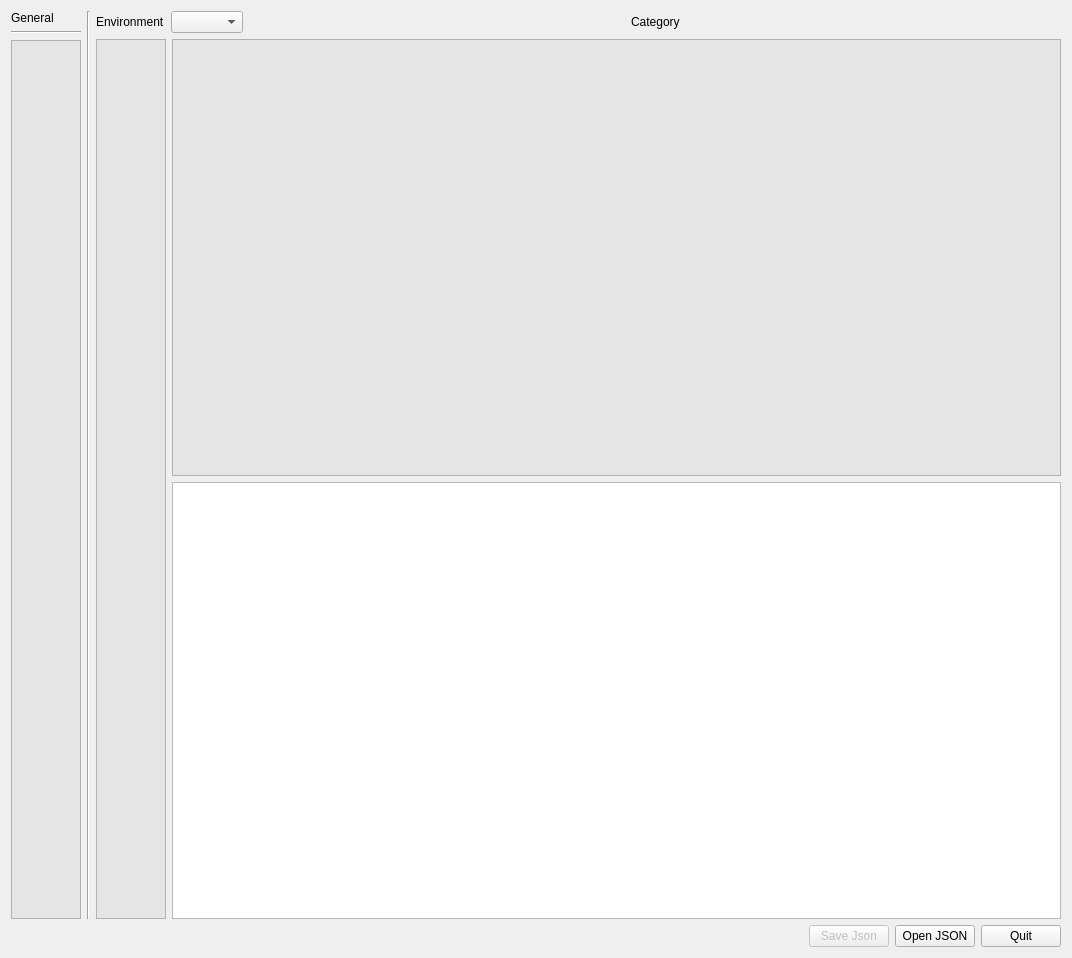
<?xml version="1.0" encoding="UTF-8"?>
<ui version="4.0">
 <class>ParamsJson</class>
 <widget class="QWidget" name="ParamsJson">
  <property name="geometry">
   <rect>
    <x>0</x>
    <y>0</y>
    <width>1072</width>
    <height>958</height>
   </rect>
  </property>
  <property name="windowTitle">
   <string>Form</string>
  </property>
  <layout class="QGridLayout" name="gridLayout">
   <item row="0" column="0">
    <layout class="QVBoxLayout" name="verticalLayout">
     <item>
      <layout class="QHBoxLayout" name="horizontalLayout">
       <property name="sizeConstraint">
        <enum>QLayout::SetDefaultConstraint</enum>
       </property>
       <item>
        <layout class="QVBoxLayout" name="verticalLayoutenvt">
         <property name="sizeConstraint">
          <enum>QLayout::SetMinimumSize</enum>
         </property>
         <item>
          <widget class="QLabel" name="label">
           <property name="text">
            <string>General</string>
           </property>
          </widget>
         </item>
         <item>
          <widget class="Line" name="line_2">
           <property name="orientation">
            <enum>Qt::Horizontal</enum>
           </property>
          </widget>
         </item>
         <item>
          <widget class="QTableWidget" name="tableWidget_general">
           <property name="sizePolicy">
            <sizepolicy hsizetype="Minimum" vsizetype="Expanding">
             <horstretch>0</horstretch>
             <verstretch>0</verstretch>
            </sizepolicy>
           </property>
           <property name="styleSheet">
            <string notr="true">alternate-background-color: #D9D9D9;								background-color: #E5E5E5;</string>
           </property>
           <property name="sizeAdjustPolicy">
            <enum>QAbstractScrollArea::AdjustToContents</enum>
           </property>
           <property name="alternatingRowColors">
            <bool>true</bool>
           </property>
          </widget>
         </item>
        </layout>
       </item>
       <item>
        <widget class="Line" name="line">
         <property name="orientation">
          <enum>Qt::Vertical</enum>
         </property>
        </widget>
       </item>
       <item>
        <layout class="QVBoxLayout" name="verticalLayout_7">
         <item>
          <layout class="QHBoxLayout" name="horizontalLayoutcombo">
           <property name="sizeConstraint">
            <enum>QLayout::SetMinimumSize</enum>
           </property>
           <item>
            <widget class="QLabel" name="lab_envt">
             <property name="text">
              <string>Environment</string>
             </property>
            </widget>
           </item>
           <item>
            <widget class="QComboBox" name="comboBox_Envt"/>
           </item>
           <item>
            <spacer name="horizontalSpacer_3">
             <property name="orientation">
              <enum>Qt::Horizontal</enum>
             </property>
             <property name="sizeHint" stdset="0">
              <size>
               <width>40</width>
               <height>20</height>
              </size>
             </property>
            </spacer>
           </item>
           <item>
            <widget class="QLabel" name="label_cate">
             <property name="text">
              <string>Category</string>
             </property>
            </widget>
           </item>
           <item>
            <spacer name="horizontalSpacer_2">
             <property name="orientation">
              <enum>Qt::Horizontal</enum>
             </property>
             <property name="sizeHint" stdset="0">
              <size>
               <width>40</width>
               <height>20</height>
              </size>
             </property>
            </spacer>
           </item>
          </layout>
         </item>
         <item>
          <layout class="QHBoxLayout" name="horizontalLayoutrelease">
           <item>
            <widget class="QTableWidget" name="tableWidget_envt">
             <property name="enabled">
              <bool>true</bool>
             </property>
             <property name="sizePolicy">
              <sizepolicy hsizetype="Minimum" vsizetype="Expanding">
               <horstretch>0</horstretch>
               <verstretch>0</verstretch>
              </sizepolicy>
             </property>
             <property name="styleSheet">
              <string notr="true">alternate-background-color: #D9D9D9;								background-color: #E5E5E5;</string>
             </property>
             <property name="sizeAdjustPolicy">
              <enum>QAbstractScrollArea::AdjustToContents</enum>
             </property>
             <property name="alternatingRowColors">
              <bool>true</bool>
             </property>
            </widget>
           </item>
           <item>
            <layout class="QVBoxLayout" name="verticalLayout_2">
             <item>
              <widget class="QTableWidget" name="tableWidget_category">
               <property name="sizePolicy">
                <sizepolicy hsizetype="Minimum" vsizetype="Expanding">
                 <horstretch>0</horstretch>
                 <verstretch>0</verstretch>
                </sizepolicy>
               </property>
               <property name="styleSheet">
                <string notr="true">alternate-background-color: #D9D9D9;								background-color: #E5E5E5;</string>
               </property>
               <property name="sizeAdjustPolicy">
                <enum>QAbstractScrollArea::AdjustToContents</enum>
               </property>
               <property name="alternatingRowColors">
                <bool>true</bool>
               </property>
              </widget>
             </item>
             <item>
              <widget class="QTextEdit" name="textEdit"/>
             </item>
            </layout>
           </item>
          </layout>
         </item>
        </layout>
       </item>
      </layout>
     </item>
     <item>
      <layout class="QHBoxLayout" name="horizontalLayoutcommands">
       <item>
        <spacer name="horizontalSpacer">
         <property name="orientation">
          <enum>Qt::Horizontal</enum>
         </property>
         <property name="sizeHint" stdset="0">
          <size>
           <width>40</width>
           <height>20</height>
          </size>
         </property>
        </spacer>
       </item>
       <item>
        <widget class="QPushButton" name="btn_save">
         <property name="enabled">
          <bool>false</bool>
         </property>
         <property name="text">
          <string>Save Json</string>
         </property>
        </widget>
       </item>
       <item>
        <widget class="QPushButton" name="btn_open">
         <property name="text">
          <string>Open JSON</string>
         </property>
        </widget>
       </item>
       <item>
        <widget class="QPushButton" name="btn_quit">
         <property name="text">
          <string>Quit</string>
         </property>
        </widget>
       </item>
      </layout>
     </item>
    </layout>
   </item>
  </layout>
 </widget>
 <resources/>
 <connections/>
</ui>
